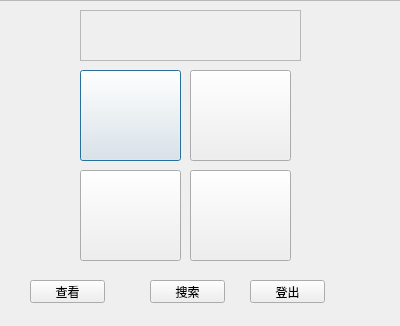
<?xml version="1.0" encoding="UTF-8"?>
<ui version="4.0">
 <class>bankuai</class>
 <widget class="QDialog" name="bankuai">
  <property name="geometry">
   <rect>
    <x>0</x>
    <y>0</y>
    <width>400</width>
    <height>326</height>
   </rect>
  </property>
  <property name="windowTitle">
   <string>Dialog</string>
  </property>
  <widget class="QPushButton" name="board1">
   <property name="geometry">
    <rect>
     <x>80</x>
     <y>70</y>
     <width>101</width>
     <height>91</height>
    </rect>
   </property>
   <property name="toolTip">
    <string>&lt;html&gt;&lt;head/&gt;&lt;body&gt;&lt;p&gt;&lt;span style=&quot; font-size:16pt; font-weight:600;&quot;&gt;校园生活&lt;/span&gt;&lt;/p&gt;&lt;/body&gt;&lt;/html&gt;</string>
   </property>
   <property name="styleSheet">
    <string notr="true">border-image: url(:/byyin/校园生活.png);</string>
   </property>
   <property name="text">
    <string/>
   </property>
  </widget>
  <widget class="QPushButton" name="board2">
   <property name="geometry">
    <rect>
     <x>190</x>
     <y>70</y>
     <width>101</width>
     <height>91</height>
    </rect>
   </property>
   <property name="toolTip">
    <string>&lt;html&gt;&lt;head/&gt;&lt;body&gt;&lt;p&gt;&lt;span style=&quot; font-size:16pt; font-weight:600;&quot;&gt;谈天说地&lt;/span&gt;&lt;/p&gt;&lt;/body&gt;&lt;/html&gt;</string>
   </property>
   <property name="whatsThis">
    <string>&lt;html&gt;&lt;head/&gt;&lt;body&gt;&lt;p&gt;谈天说地&lt;/p&gt;&lt;/body&gt;&lt;/html&gt;</string>
   </property>
   <property name="styleSheet">
    <string notr="true">border-image: url(:/byyin/谈天说地.png);</string>
   </property>
   <property name="text">
    <string/>
   </property>
  </widget>
  <widget class="QPushButton" name="board3">
   <property name="geometry">
    <rect>
     <x>80</x>
     <y>170</y>
     <width>101</width>
     <height>91</height>
    </rect>
   </property>
   <property name="toolTip">
    <string>&lt;html&gt;&lt;head/&gt;&lt;body&gt;&lt;p&gt;&lt;span style=&quot; font-size:16pt; font-weight:600;&quot;&gt;学术科技&lt;/span&gt;&lt;/p&gt;&lt;/body&gt;&lt;/html&gt;</string>
   </property>
   <property name="styleSheet">
    <string notr="true">border-image: url(:/byyin/学术科技.png);</string>
   </property>
   <property name="text">
    <string/>
   </property>
  </widget>
  <widget class="QPushButton" name="board4">
   <property name="geometry">
    <rect>
     <x>190</x>
     <y>170</y>
     <width>101</width>
     <height>91</height>
    </rect>
   </property>
   <property name="toolTip">
    <string>&lt;html&gt;&lt;head/&gt;&lt;body&gt;&lt;p&gt;&lt;span style=&quot; font-size:16pt; font-weight:600;&quot;&gt;休闲娱乐&lt;/span&gt;&lt;/p&gt;&lt;/body&gt;&lt;/html&gt;</string>
   </property>
   <property name="styleSheet">
    <string notr="true">border-image: url(:/byyin/休闲娱乐.png);</string>
   </property>
   <property name="text">
    <string/>
   </property>
  </widget>
  <widget class="QPushButton" name="see">
   <property name="geometry">
    <rect>
     <x>30</x>
     <y>280</y>
     <width>75</width>
     <height>23</height>
    </rect>
   </property>
   <property name="text">
    <string>查看</string>
   </property>
  </widget>
  <widget class="QPushButton" name="login_out">
   <property name="geometry">
    <rect>
     <x>250</x>
     <y>280</y>
     <width>75</width>
     <height>23</height>
    </rect>
   </property>
   <property name="text">
    <string>登出</string>
   </property>
  </widget>
  <widget class="QFrame" name="frame">
   <property name="geometry">
    <rect>
     <x>80</x>
     <y>10</y>
     <width>221</width>
     <height>51</height>
    </rect>
   </property>
   <property name="styleSheet">
    <string notr="true">border-image: url(:/byyin/版面选择.png);</string>
   </property>
   <property name="frameShape">
    <enum>QFrame::StyledPanel</enum>
   </property>
   <property name="frameShadow">
    <enum>QFrame::Raised</enum>
   </property>
  </widget>
  <widget class="QFrame" name="frame_2">
   <property name="geometry">
    <rect>
     <x>-10</x>
     <y>0</y>
     <width>501</width>
     <height>341</height>
    </rect>
   </property>
   <property name="styleSheet">
    <string notr="true">border-image: url(:/byyin/背景.jpg);</string>
   </property>
   <property name="frameShape">
    <enum>QFrame::StyledPanel</enum>
   </property>
   <property name="frameShadow">
    <enum>QFrame::Raised</enum>
   </property>
  </widget>
  <widget class="QPushButton" name="sousuo">
   <property name="geometry">
    <rect>
     <x>150</x>
     <y>280</y>
     <width>75</width>
     <height>23</height>
    </rect>
   </property>
   <property name="text">
    <string>搜索</string>
   </property>
  </widget>
  <zorder>frame_2</zorder>
  <zorder>board1</zorder>
  <zorder>board2</zorder>
  <zorder>board3</zorder>
  <zorder>board4</zorder>
  <zorder>see</zorder>
  <zorder>login_out</zorder>
  <zorder>frame</zorder>
  <zorder>sousuo</zorder>
 </widget>
 <resources/>
 <connections/>
</ui>
